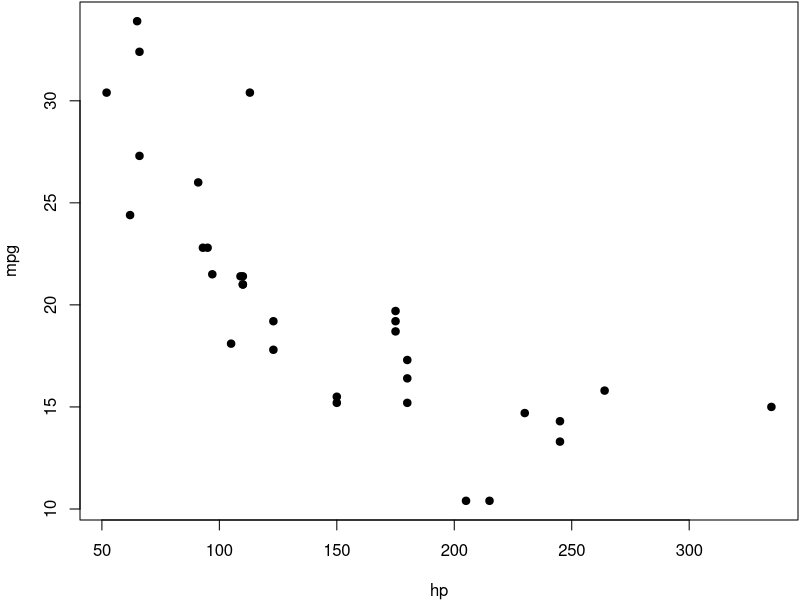
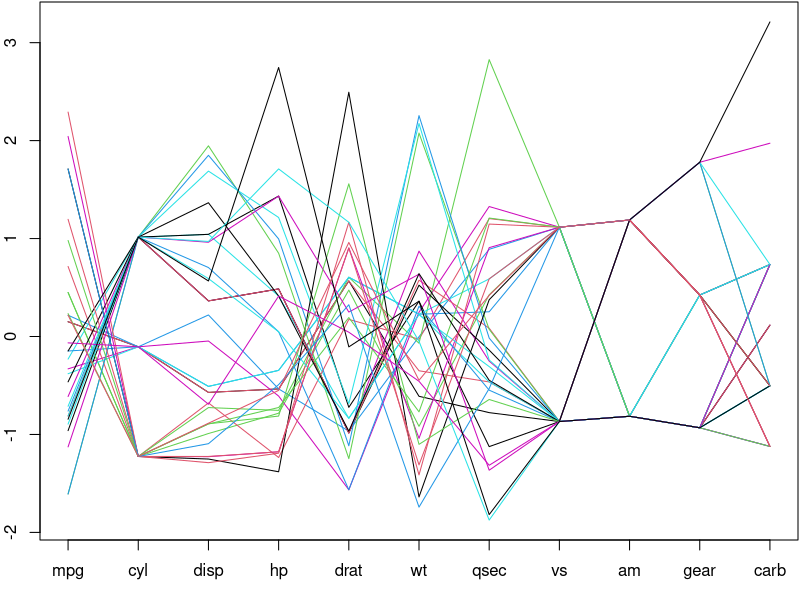

Here is the R script that generated these plots, in order:
## ---- chunk 1
#| label: setup
library(knitr)
opts_knit$set(upload.fun = imgur_upload, base.url = NULL) # upload all images to imgur.com
opts_chunk$set(fig.width=5, fig.height=5, cache=TRUE)
## ---- chunk 2
## a simple calculator
1+1
## boring random numbers
set.seed(123)
rnorm(5)
## ---- chunk 3
#| label: md-cars
#| message: false
par(mar = c(4, 4, .1, .1))
plot(mpg~hp, data=mtcars, pch=19)
par(mar = c(3, 2, .1, .1))
matplot(t(scale(mtcars)), lty=1, type='l', xaxt='n', ylab='')
axis(1, seq(ncol(mtcars)), colnames(mtcars))
